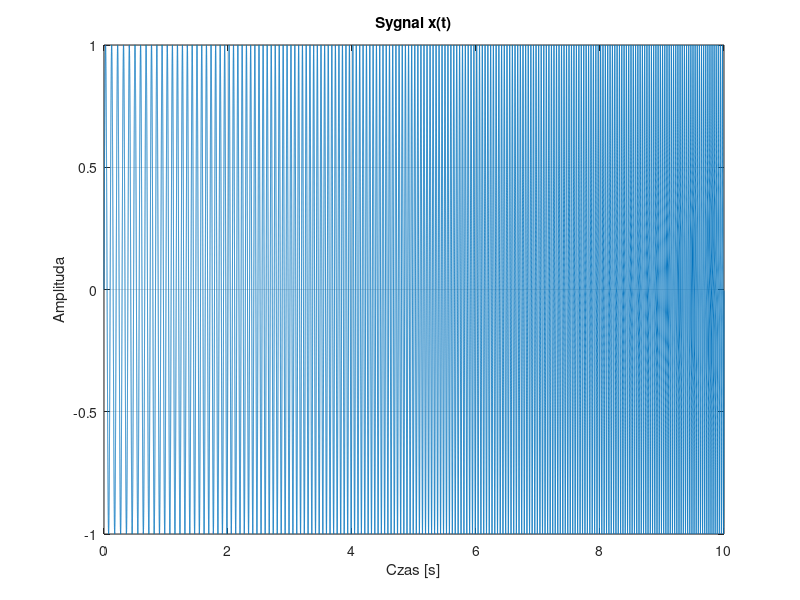

The MATLAB source for this figure:
% cps_01_sinus.m'
clear all; close all;
t=10;
fpr=44100; Nx=fpr*t; % parametry: czestotliwosc probkowania, liczba probek
dt = 1/fpr; % okres probkowania
n = 0 : Nx-1; % numery probek
t = dt*n; % chwile probkowania
A1=1; f1=10; p1=0; % sinusoida: amplituda, czestotliwosc, faza
fd=1;
%przyrost częstotliwości na sekunde
f=n*(fd/fpr) +f1;
x1 = A1*sin(2*pi*f.*t+p1); % pierwszy skladnik sygnalu
% x1 = A1*sin(2*pi*f1/fpr*n+p1); % pierwszy skladnik inaczej zapisany
% x2 = ?; % drugi skladnik
% x3 = ?; % trzeci skladnik
x = x1; % wybor skladowych: x = x1, x1 + 0.123*x2 + 0.456*x3
sound(x1,fpr);
pause(t);
plot(t,x); grid; title("Sygnal x(t)"); xlabel("Czas [s]"); ylabel("Amplituda");
